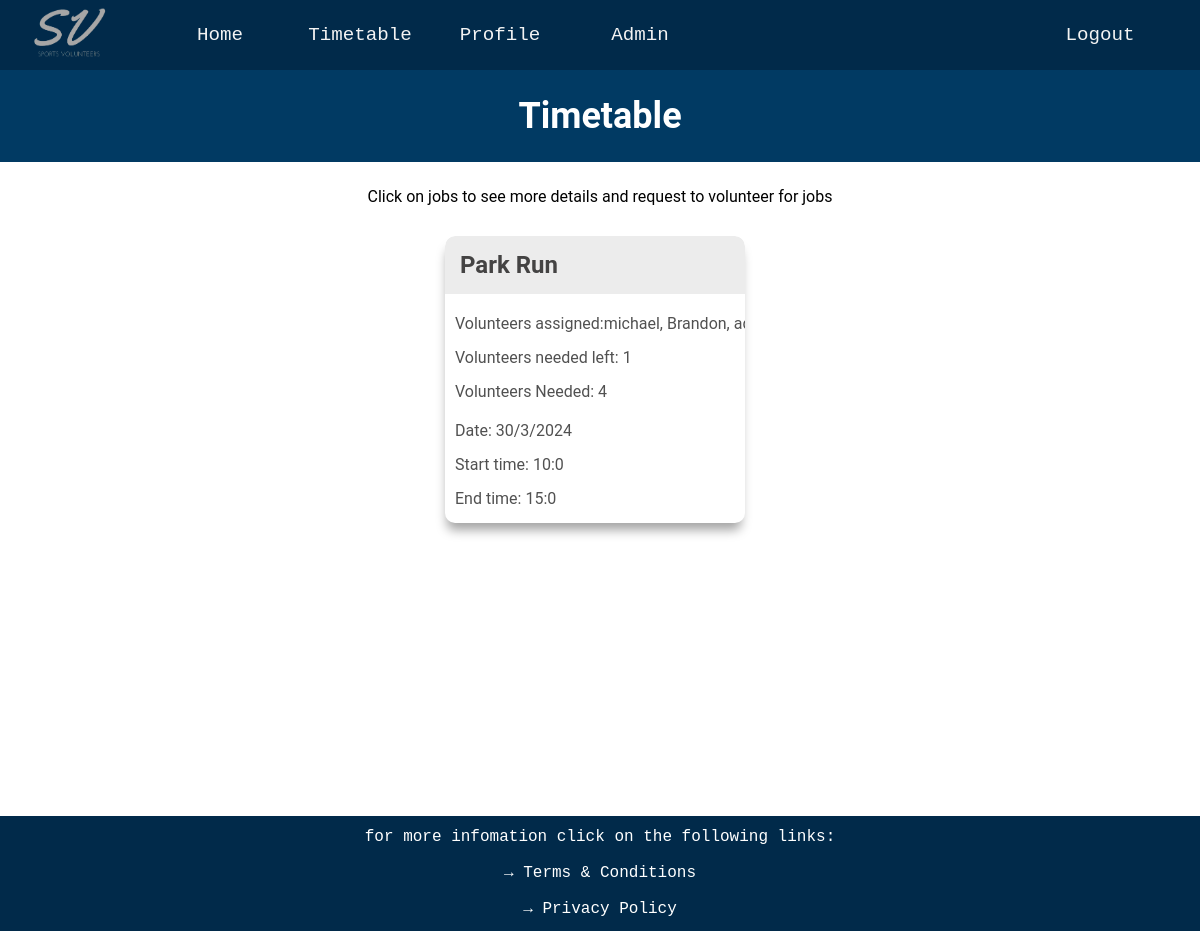
The page /timetable (signed in) on the database as committed earlier.
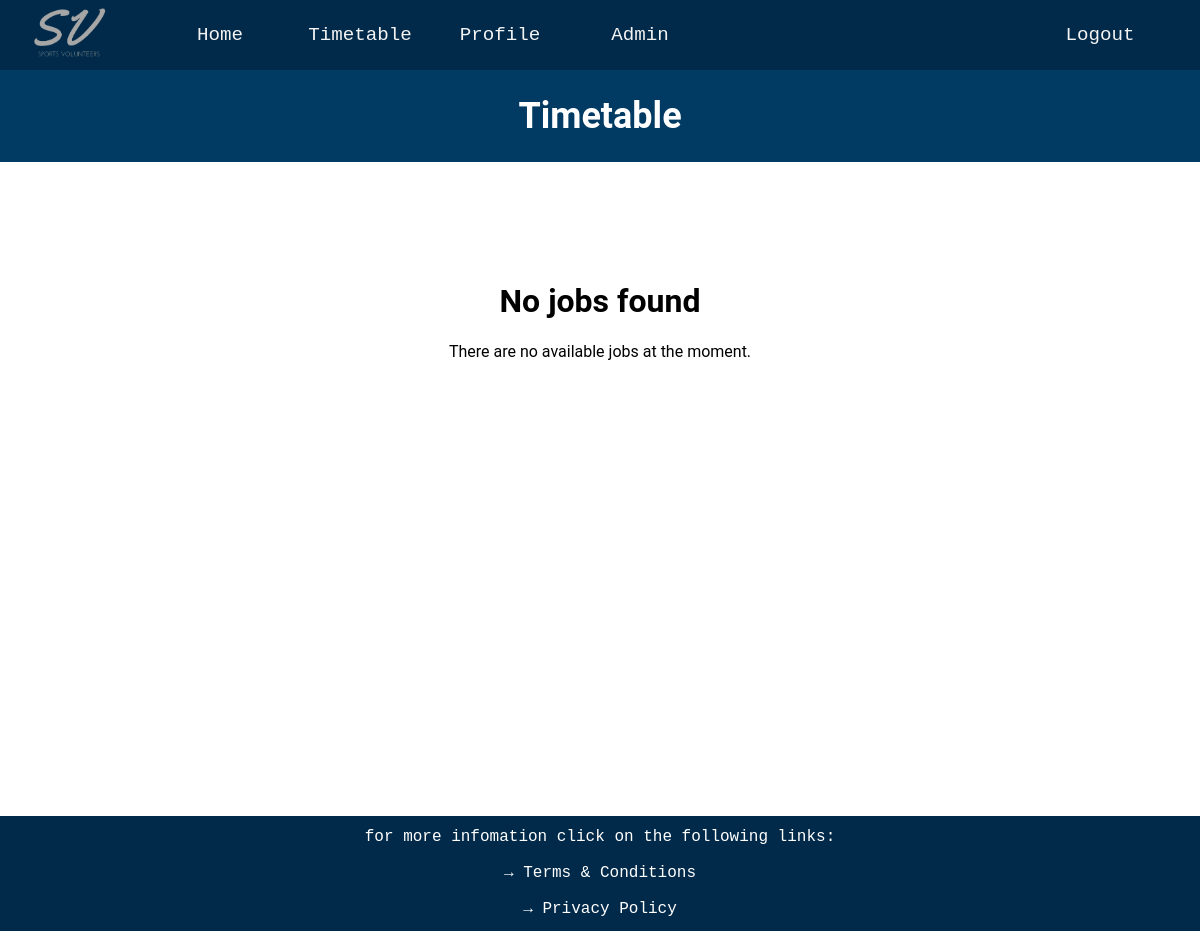
The same page on the database as committed later.
### website/databases.py (models this page shows, shortened)
class Jobs(UserMixin, db.Model):
    __tablename__ = 'jobs'
    job_id = db.Column(db.Integer, primary_key=True)
    job_name = db.Column(db.String(20))
    volunteers_needed = db.Column(db.Integer)
    volunteers_needed_left = db.Column(db.Integer)
    start_time = db.Column(db.String(20))
    end_time = db.Column(db.String(20))
    date = db.Column(db.String(20))
    job_description = db.Column(db.String(300))
    job_qualifications = db.relationship('Qualification', secondary=job_requirements,
                                         backref=db.backref('required_for_jobs', lazy='subquery'))

class User(UserMixin, db.Model):
    __tablename__ = 'users'
    user_id = db.Column(db.Integer, primary_key=True, autoincrement=True)
    username = db.Column(db.String(16), index=True, unique=True)
    password_hash = db.Column(db.String(64))
    email = db.Column(db.String(30))
    mobile = db.Column(db.String(15))
    preferred_name = db.Column(db.String(15))
    jobs_completed = db.Column(db.Integer)
    admin = db.Column(db.Boolean)
    details = db.Column(db.String(255))
    qualifications = db.relationship('Qualification', secondary=user_qualifications,
                                     backref=db.backref('users', lazy='subquery'))
    jobs = db.relationship('Jobs', secondary='user_job_link',
                           backref=db.backref('assigned_users', lazy='dynamic'))
    def get_id(self):
        return str(self.user_id)

class UserJobLink(db.Model):
    __tablename__ = 'user_job_link'
    user_id = db.Column(db.Integer, db.ForeignKey('users.user_id'), primary_key=True)
    job_id = db.Column(db.Integer, db.ForeignKey('jobs.job_id'), primary_key=True)

### website/routes.py (the view)
@app.route('/timetable', methods=['GET', 'POST'])
def timetable():
    jobs = Jobs.query.all()
    current_user_id = current_user.get_id()
    user_job_link = UserJobLink.query.all()
    user = User.query.get(current_user_id)
    user_qualifications_ids = {q.qualifications_id for q in user.qualifications}
    qualified_jobs_ids = []
    for job in jobs:
        job_requirement_ids = {qr.qualifications_id for qr in job.job_qualifications}
        if job_requirement_ids.issubset(user_qualifications_ids):
            qualified_jobs_ids.append(job.job_id)
    if 'job_id_request' in request.form:
        job_id_request = request.form['job_id_request']
        new_request = Requests(user_id=current_user_id, job_id=job_id_request)
        db.session.add(new_request)
        db.session.commit()
        return redirect(url_for('timetable'))
    elif 'remove_request_job_id' in request.form:
        job_id_request = request.form['remove_request_job_id']
        new_request = RemoveRequests(user_id=current_user_id, job_id=job_id_request)
        db.session.add(new_request)
        db.session.commit()
        return redirect(url_for('timetable'))
    assigned_job_ids = []
    assigned_jobs = UserJobLink.query.filter_by(user_id=current_user_id).all()
    for assigned_job in assigned_jobs:
        assigned_job_ids.append(assigned_job.job_id)
    requested_job_ids = []
    requested_jobs = Requests.query.filter_by(user_id=current_user_id).all()
    for requested in requested_jobs:
        requested_job_ids.append(requested.job_id)
    requested_removals = RemoveRequests.query.filter_by(user_id=current_user_id).all()
    requested_removal_job_ids = {rem.job_id for rem in requested_removals}
    return render_template('timetable.html', jobs=jobs, qualified_jobs_ids=qualified_jobs_ids,
                           requested_job_ids=requested_job_ids, requested_removal_job_ids=requested_removal_job_ids,
                           user_job_link = user_job_link, all_users = User, assigned_job_ids = assigned_job_ids)

### website/routes.py (called while the page is built)
@lm.user_loader
def load_user(user_id):
    return User.query.get(int(user_id))

### website/templates/timetable.html (shortened to what this page needs)
{% extends "layout.html" %}
{% block page_content %}
<div class="timetable-title-box">
    <h1 class='timetable-title'>Timetable</h1>
</div>
{% if jobs %}
<p class="timetable-guide">Click on jobs to see more details and request to volunteer for jobs</p>
<div class="timetable-boxes">
    {% for job in jobs %}
    <div class="job-content">
        <element onclick="togglePopup('{{ job.job_id }}')">
            <div class="job-box">
                <div class="job-name-box">
                    <div class="job-name"><b>{{ job.job_name }}</b></div>
                </div>
                <div>Volunteers assigned: <span>{% for user_job in user_job_link %}{% if user_job.job_id == job.job_id %}{{ all_users.query.filter_by(user_id = user_job.user_id).first().username }}, {% endif %}{% endfor %}</span></div>
                <div>Volunteers needed left: <span>{{ job.volunteers_needed_left }}</span></div>
                <div>Volunteers Needed: <span>{{ job.volunteers_needed }}</span></div>
                <div>Date: <span>{{ job.date }}</span></div>
                <div>Start time: <span>{{ job.start_time }}</span></div>
                <div>End time: <span>{{ job.end_time }}</span></div>
            </div>
        </element>
    </div>
    {% endfor %}
</div>
{% else %}
<div class="no-jobs">
    <h1>No jobs found</h1>
    <p>There are no available jobs at the moment.</p>
</div>
{% endif %}
{% endblock %}

### website/templates/layout.html (shortened to what this page needs)
<!DOCTYPE html>
{% import "bootstrap/wtf.html" as wtf %}
<head>
    <link rel=stylesheet type=text/css href="{{ url_for('static', filename='styles.css') }}">
</head>
<div id="page-container">
    <ul class="navbar">
        <li>
            <div class="navbar_box_logo">
                <a class="navbar_item" href="{{ url_for('home') }}">
                    <img class="top_logo"
                        src="{{ url_for('static', filename='images/darker_logo.png') }}"
                        onmouseover="this.src='{{ url_for('static', filename='images/light_logo.png') }}'"
                        onmouseout="this.src='{{ url_for('static', filename='images/darker_logo.png') }}'"
                        alt="logo image" />
                </a>
            </div>
        </li>
        <li style="margin-left: 10px">
            <div class="navbar_box">
                <a class="navbar_item" href="{{ url_for('home') }}">Home</a>
            </div>
        </li>
        <li>
            <div class="navbar_box">
                <a class="navbar_item" href="{{ url_for('timetable') }}">Timetable</a>
            </div>
        </li>
        <li>
            <div class="navbar_box">
                <a class="navbar_item" href="{{ url_for('profile') }}">Profile</a>
            </div>
        </li>
        {% if current_user.admin %}
            <li>
            <div class="navbar_box">
                <a class="navbar_item" href="{{ url_for('admin') }}">Admin</a>
            </div>
        </li>
        {% endif %}
        <li class = "navbar_right">
            <div class="navbar_box">
                <a class="navbar_item" href="{{ url_for('logout') }}">Logout</a>
            </div>
        </li>
    </ul>
    <div id = "content-wrap">
        {% block page_content %}{% endblock %}
    </div>
</div>
<footer class="footer">
    <p class = 'footer_text'>for more infomation click on the following links:</p>
    <p><a href="{{ url_for('terms') }}" class = 'footer_link'>→ Terms & Conditions</a></p>
    <p><a href="{{ url_for('privacy')}}" class = 'footer_link'>→ Privacy Policy</a></p>
</footer>

### website/static/styles.css (style rules this page uses)
.navbar { list-style-type: none; padding: 0; overflow: hidden; background-color: #012A4A; position: sticky; top: 0px; margin: 0px; z-index: 1; }
.navbar_box_logo { height: 50px; width: 140px; margin-top: 10px; margin-bottom: 10px; }
.navbar_box { height: 50px; width: 140px; margin-top: 10px; margin-bottom: 10px; }
li { float: left; }
.navbar_right { float: right; margin-right: 30px; }
.navbar_item { display: block; text-decoration: none; font-family: Andale Mono, monospace; color: #F3F3F3; font-size: 120%; text-align: center; padding: 10% 10%; }
#page-container { position: relative; min-height: 100vh; }
#content-wrap { overflow: auto; }
.top_logo { height: 80px; width: 80px; text-align: center; display: flex; margin-left: 15px; margin-top: -30px; }
.footer { width: 100%; height: 115px; background-color: #012A4A; text-align: center; margin-top: auto; }
.footer_text, .footer_link { color: white; text-decoration: none; font-family: Andale Mono, monospace; font-size: 16px; text-align: center; }
.footer_text { padding-top: 12px; }
.profile-title, .timetable-title { text-align: center; font-size: 3vw; color: white; }
.p-title-box, .timetable-title-box { background-color: #013A63; padding: 1px; margin-bottom: 25px; }
.no-jobs { text-align: center; position: relative; }
.no-jobs h1 { margin-top: 10%; }

Rows that differ between the two databases and show on the page:
removed Jobs: job_name "Park Run", volunteers_needed_left "1", volunteers_needed "4", date "30/3/2024", start_time "10:0", end_time "15:0"
no longer on this page (row unchanged): User: query.filter_by "michael"
no longer on this page (row unchanged): User: query.filter_by "Brandon"
Other text that changed with them:
text no longer shown: "Click on jobs to see more details and request to volunteer for jobs"
text now shown: "No jobs found There are no available jobs at the moment."
